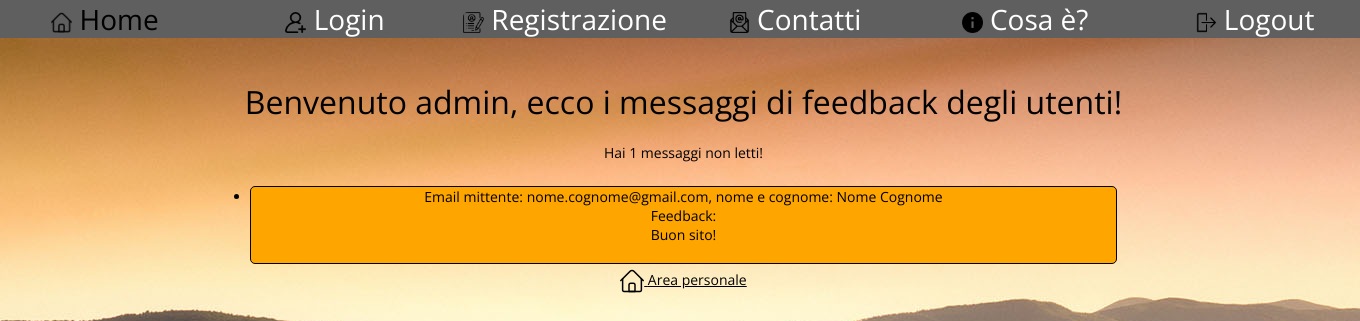
Page /php/admin.php (signed in) on the committed database.
### tables this page shows
CREATE TABLE `messaggi` (
  `idmessaggi` int(11) NOT NULL AUTO_INCREMENT,
  `contenuto` text,
  `mittente` varchar(45) NOT NULL,
  `emailmittente` varchar(45) NOT NULL,
  `letto` varchar(45) NOT NULL DEFAULT '0',
  PRIMARY KEY (`idmessaggi`)
);

### php/admin.php (the view, shortened to what this page needs)
<!DOCTYPE html>
<html lang="it">
    <link href="../css/style.css" rel="stylesheet" type="text/css">
    <head>
        <div class="nav-bar">
            <nav class="menu">
                <a href="../index.php"> <img src="../Immagini/home.png" width="21" height="21" alt="Home"> Home </a>
                <a href="./login.php"> <img src="../Immagini/add.png" width="21" height="21" alt="Login"> Login </a>
                <a href="./register.php"> <img src="../Immagini/register.png" width="21" height="21" alt="Registrazione"> Registrazione </a>
                <a href="./contatti.php"> <img src="../Immagini/mail.png" width="21" height="21" alt="Contatti"> Contatti </a>
                <a href="../html/manuale.html"> <img src="../Immagini/info.png" width="21" height="21" alt="Cosa è"> Cosa è? </a>
                <a href="./logout.php"> <img src="../Immagini/logout.png" width="21" height="21" alt="Logout"> Logout </a>
            </nav>
        </div>
    </head>
</html>
<?php
    require_once('./connection.php');
    if($_SESSION['admin'] == 1){
        print("<div class ='admin'>");
        print("<h1> Benvenuto admin, ecco i messaggi di feedback degli utenti!</h1>");
        $quanti = "SELECT COUNT(idmessaggi) AS quanti FROM messaggi WHERE letto = 0";
        $da_leggere = $dbCon->query($quanti) or trigger_error($dbCon->error."[$quanti]");
        $read = $da_leggere->fetch_object();
        $query = "SELECT * FROM messaggi;";
        $risultato = $dbCon->query($query) or trigger_error($dbCon->error."[$query]");
        print("Hai " . $read->quanti . " messaggi non letti! <br> <br>");
        if($read->quanti != 0){
            print("<ul>");
            while ($obj = $risultato->fetch_object()) {
                if($obj->letto == 0){
                    print("<div class='evento_container'>");
                    print("<li> Email mittente: " . $obj->emailmittente . ", nome e cognome: " . $obj->mittente . "<br> Feedback: <br> " . $obj->contenuto . " <br> <br> </li>");
                    print("</div>");
                }
            }
            print("</ul>");
        }
        print(' <a class="sopra" href="./areapersonale.php"> <img src="../Immagini/home.png" alt="Home"> Area personale </a> <br>');
        print("</div>");
    } else {
        header('Location: ./login.php');
        exit;
    }
?>

### css/style.css (style rules this page uses)
* { padding: 0; margin: 0; font: 14px 'Open sans', sans-serif; color: black; transition: all .4s ease-in-out; }
h1 { margin: 0; margin-bottom: 20px; font-size: 32px; color: black; }
img { border-radius: 5px 5px 0 0; max-width: 250px; max-height: 150px; }
audio, canvas, iframe, img, svg, video { vertical-align: middle; }
nav { display: flex; justify-content: center; align-content: center; }
.evento_container { border: 1px solid black; background-color: orange; border-radius: 5px; margin: 5px 5px; }
.admin { position: absolute; top: 10%; left: 18%; }
.nav-bar { position: absolute; top: 0; left: 0; width: 100%; background: #5F5F5F; text-align: center; height: 38px; display: flex; justify-content: center; align-content: center; transition: all .4s ease-in-out; }
nav a { align-self: center; text-decoration: none; color: black; width: 230px; font-size: 2em; color: white; }

### rows in the picture
messaggi: emailmittente "nome.cognome@gmail.com", mittente "Nome Cognome", contenuto "Buon sito!"

### other values in the picture
$read->quanti "1"
